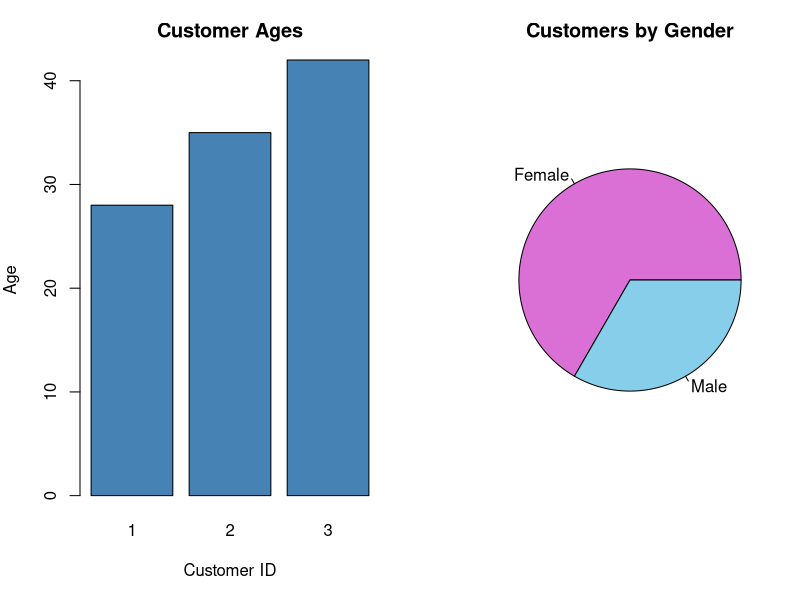

Reproduce this figure in R.
# Set 7: Customer Demographics Analysis
customers <- data.frame(id = 1:3, age = c(28, 35, 42), gender = c("Female", "Male", "Female"), income = c(50000, 60000, 75000))
old <- par(mfrow = c(1, 2), mar = c(5, 4, 3, 1))
barplot(customers$age, names.arg = customers$id, xlab = "Customer ID", ylab = "Age", main = "Customer Ages", col = "steelblue")
pie(table(customers$gender), main = "Customers by Gender", col = c("orchid", "skyblue"))
par(old)
print(customers)
